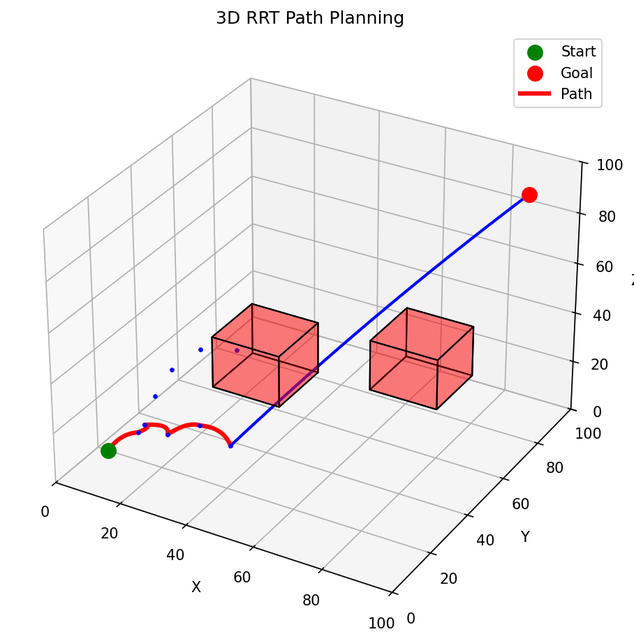
#> input picture RRT_3D_Bezier_final.png, 634 x 641 px, shrunk from 908 x 919 before the run, given as the content of the folder CRImages, which was not available
$ python calibrateCurve.py
#> lines starting #> are read from the running program, lines starting #| are printed output that depends on the picture; after the words box and inside, x2 and y2 are one past the last pixel; in counts of white or black regions, pixels touching at a corner belong together; pictures that were not available may be replaced by others from this repository, and a replacement may not be noted
import cv2
import numpy as np
import os
import glob
import json
from scipy.optimize import least_squares

def load_and_crop(image_path, crop_fraction=0.25):
#> called with image_path = '_only/RRT_3D_Bezier_final.png', crop_fraction = 0.25
    img = cv2.imread(image_path)
#> img is the input picture: shape (641, 634, 3); mean B, G, R 239.1, 238.5, 243.8
    if img is None:
        raise RuntimeError(f"Could not read image: {image_path}")
    height, width = img.shape[:2]
#> height = 641; width = 634
    x_start = int(width * crop_fraction)
#> x_start = 158
    x_end = int(width * (1 - crop_fraction))
#> x_end = 475
    y_start = int(height * crop_fraction)
#> y_start = 160
    y_end = int(height * (1 - crop_fraction))
#> y_end = 480
    return img[y_start:y_end, x_start:x_end]
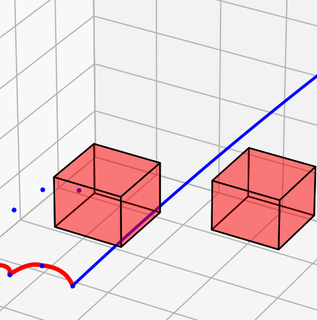
#> returned value: shape (320, 317, 3); mean of channels 0, 1, 2 217.2, 214.9, 235; drawn as B, G, R

def threshold_blue_or_dark(img_bgr, hue_min=90, hue_max=140, sat_min=30, val_min=50, dark_threshold=80):
#> called with hue_min = 90, hue_max = 140, sat_min = 30, val_min = 50, dark_threshold = 80
    hsv = cv2.cvtColor(img_bgr, cv2.COLOR_BGR2HSV)
#> hsv: shape (320, 317, 3); mean H, S, V 3.1, 25.4, 237.1
    blue_low = np.array([hue_min, sat_min, val_min], dtype=np.uint8)
    blue_high = np.array([hue_max, 255, 255], dtype=np.uint8)
    blue_mask = cv2.inRange(hsv, blue_low, blue_high)
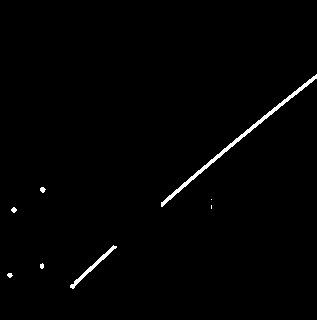
#> blue_mask: shape (320, 317); 1.1% white; 8 white regions (3 under 20 px), largest, box (x1, y1, x2, y2) and area: (161, 74, 317, 207) 751, (70, 245, 117, 289) 231, (40, 187, 46, 193) 25, (11, 207, 17, 213) 24, (7, 273, 13, 278) 21
    gray = cv2.cvtColor(img_bgr, cv2.COLOR_BGR2GRAY)
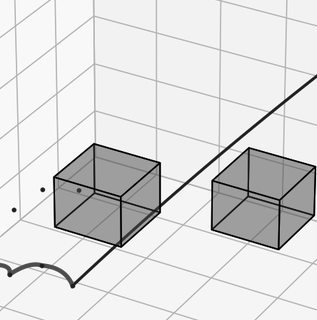
#> gray: shape (320, 317); min 0, max 255, mean 221.2
    _, dark_mask = cv2.threshold(gray, dark_threshold, 255, cv2.THRESH_BINARY_INV)
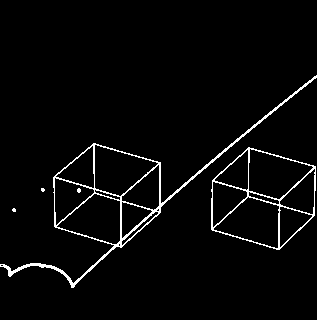
#> dark_mask: shape (320, 317); 3.2% white in thin lines or dots, all inside (x1, y1, x2, y2) = (0, 75, 317, 288)
    combined = cv2.bitwise_or(blue_mask, dark_mask)
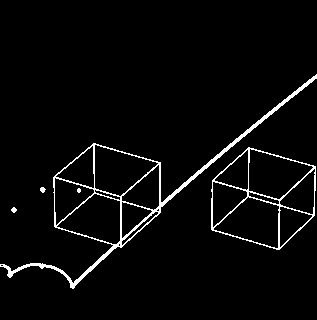
#> combined: shape (320, 317); 3.6% white in thin lines or dots, all inside (x1, y1, x2, y2) = (0, 74, 317, 289)
    return combined

def clean_mask(mask, closing_kernel=(5,5), dilate_iter=1, erode_iter=1):
#> called with closing_kernel = (5, 5), dilate_iter = 1, erode_iter = 1
    k = cv2.getStructuringElement(cv2.MORPH_ELLIPSE, closing_kernel)
    m = mask.copy()
    if dilate_iter:
        m = cv2.dilate(m, k, iterations=dilate_iter)
#> m: shape (320, 317); 9.9% white; 4 white regions, box (x1, y1, x2, y2) and area: (0, 72, 317, 291) 6474, (209, 145, 317, 252) 3465, (38, 185, 48, 195) 74, (9, 205, 19, 215) 72
    m = cv2.morphologyEx(m, cv2.MORPH_CLOSE, k)
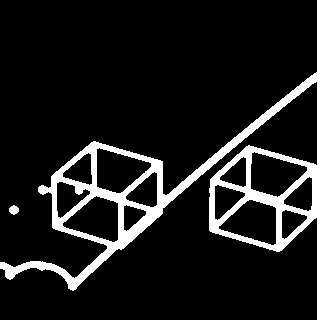
#> m: shape (320, 317); 10.1% white; 3 white regions, box (x1, y1, x2, y2) and area: (0, 72, 317, 291) 6670, (209, 145, 317, 252) 3533, (9, 205, 19, 215) 72
    if erode_iter:
        m = cv2.erode(m, k, iterations=erode_iter)
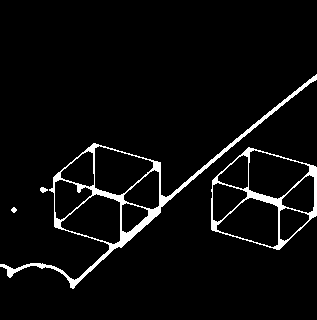
#> m: shape (320, 317); 4.5% white; 4 white regions, box (x1, y1, x2, y2) and area: (0, 74, 317, 289) 3047, (211, 147, 317, 250) 1463, (40, 187, 48, 193) 32, (11, 207, 17, 213) 24
    return m

def compute_row_midpoints(mask, row_step=1):
#> called with row_step = 1
    h, w = mask.shape
#> h = 320; w = 317
    pts = []
    for y in range(0, h, row_step):
        x_inds = np.where(mask[y, :] > 0)[0]
        if len(x_inds) >= 2:
            left = x_inds[0]
            right = x_inds[-1]
            center_x = (left + right) / 2.0
            pts.append((center_x, y))
#> this loop made 320 passes
#> (left, right, center_x) on passes 76 to 87: (315, 316, 315.5), (313, 316, 314.5), (312, 316, 314), (311, 316, 313.5), (309, 316, 312.5), (308, 315, 311.5), (307, 313, 310), (306, 311, 308.5), (304, 309, 306.5), (303, 308, 305.5), (302, 307, 304.5), (301, 306, 303.5)
#> left on pass 115: 266
#> after the loop, pts = 214 pairs, first value 46 to 315.5, second value 75 to 288
    return np.array(pts, dtype=float)

def fit_cubic_bezier(points):
    P0 = points[0]
    P3 = points[-1]

    def bezier_curve(t_vals, P0, P1, P2, P3):
        u = 1 - t_vals
        return (u**3)[:, None] * P0 + \
               3 * (u**2 * t_vals)[:, None] * P1 + \
               3 * (u * t_vals**2)[:, None] * P2 + \
               (t_vals**3)[:, None] * P3

    def loss(control_vars, observed_pts):
        P1 = control_vars[0:2]
        P2 = control_vars[2:4]
        ts = np.linspace(0, 1, len(observed_pts))
        curve = bezier_curve(ts, P0, P1, P2, P3)
        return (curve - observed_pts).ravel()

    guess = np.concatenate([P0 + (P3 - P0) / 3, P0 + 2*(P3 - P0)/3])
    res = least_squares(loss, guess, args=(points,), verbose=0)

    P1 = res.x[0:2]
    P2 = res.x[2:4]
    return np.array([P0, P1, P2, P3])

def sample_bezier(ctrl_pts, num=100):
    P0, P1, P2, P3 = ctrl_pts
    ts = np.linspace(0, 1, num)
    u = 1 - ts
    pts = (u**3)[:, None]*P0 + \
          3*(u**2 * ts)[:, None]*P1 + \
          3*(u * ts**2)[:, None]*P2 + \
          (ts**3)[:, None]*P3
    return pts  # shape (num, 2)

def get_base_width_pixels(mask):
    h, w = mask.shape
    last = mask[h-1, :]
    x_vals = np.where(last > 0)[0]
    if len(x_vals) < 2:
        raise RuntimeError("Base width not detected")
    width = x_vals[-1] - x_vals[0]
    center_x = x_vals.mean()
    return width, center_x, h - 1

def convert_pts_px_to_mm(pts_px, base_center_x, base_y, px_per_mm):
    pts_mm = []
    for x, y in pts_px:
        x_mm = (x - base_center_x) / px_per_mm
        y_mm = (base_y - y) / px_per_mm
        pts_mm.append([x_mm, y_mm])
    return np.array(pts_mm, dtype=float)

def parse_field_strength_from_filename(filepath):
    name = os.path.basename(filepath).split('.')[0]
    num = ''
    for ch in name:
        if ch.isdigit() or ch == '.':
            num += ch
        else:
            break
    if not num:
        raise ValueError(f"Couldn't parse number from filename: {filepath}")
    return float(num)

if __name__ == "__main__":
    output_dir = "output_scaled"
    os.makedirs(output_dir, exist_ok=True)

    calibration_data = {}

    for path in glob.glob(os.path.join("CRImages", "*.*")):
        try:
            img = load_and_crop(path)
            mask0 = threshold_blue_or_dark(img)
            mask = clean_mask(mask0)

            midline = compute_row_midpoints(mask)
#> midline has the same summary as pts in compute_row_midpoints
            if midline.shape[0] < 2:
                raise RuntimeError("Not enough midline points")

            bez_ctrl = fit_cubic_bezier(midline)
#> in fit_cubic_bezier, `P0 = points[0]`: P0 = [315.5, 75]
#> in fit_cubic_bezier, `P3 = points[-1]`: P3 = [72.5, 288]
#> in fit_cubic_bezier, `guess = np.concatenate([P0 + (P3 - P0) / 3, P0 + 2*(P3 - P0)/3])`: guess = [234.5, 146, 153.5, 217]
#> in loss, `curve = bezier_curve(ts, P0, P1, P2, P3)`: curve = 214 pairs, first value 72.5 to 315.5, second value 75 to 288
#> in fit_cubic_bezier, `res = least_squares(loss, guess, args=(points,), verbose=0)`: res = 12 items
#> in fit_cubic_bezier, `P1 = res.x[0:2]`: P1 = [162.7, 146]
#> in fit_cubic_bezier, `P2 = res.x[2:4]`: P2 = [220.3, 217]
#> bez_ctrl = [[315.5, 75], [162.7, 146], [220.3, 217], [72.5, 288]]
            base_w_px, base_center_x, base_y = get_base_width_pixels(mask)
#> in get_base_width_pixels, `last = mask[h-1, :]`: last = 317 values from 0 to 0
#> in get_base_width_pixels, `x_vals = np.where(last > 0)[0]`: x_vals = empty array
            px_per_mm = base_w_px / 4.0

            # Sample many points along the fitted curve (in 2D pixel space)
            sampled_px = sample_bezier(bez_ctrl, num=200)

            # Convert both control pts and sampled pts to mm
            bez_ctrl_mm = convert_pts_px_to_mm(bez_ctrl, base_center_x, base_y, px_per_mm)
            sampled_mm = convert_pts_px_to_mm(sampled_px, base_center_x, base_y, px_per_mm)

            B = parse_field_strength_from_filename(path)
            calibration_data[B] = {
                'bezier_control_points_mm': bez_ctrl_mm.tolist(),
                'centerline_mm': sampled_mm.tolist(),
                'base_width_mm': 4.0
            }

        except Exception as e:
            print("Failed for", path, ":", e)

    outpath = os.path.join(output_dir, "calibration_full_mm.json")
    with open(outpath, 'w') as f:
        json.dump(calibration_data, f, indent=2)

    print("Wrote calibration to", outpath)
